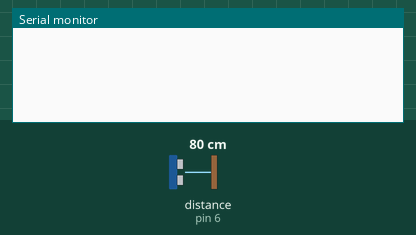
This sketch was run on a simulated Arduino Uno, built with avr-gcc and run on an emulated ATmega328P. Shown: the last lines printed to the serial monitor. The test bench sets the inputs (shaded band); at power-on: distance to the obstacle (sensor on pin 6) 80 cm. The echo pulse lasts 58.3 µs per cm; the local clock reads 2024-03-15 10:24:30 at power-on unless the sketch sets it.

Above: at 1.7 s.
1.8 s: distance to the obstacle (sensor on pin 6) set to 65 cm
3.3 s: distance to the obstacle (sensor on pin 6) set to 54 cm
At 3.42 s:
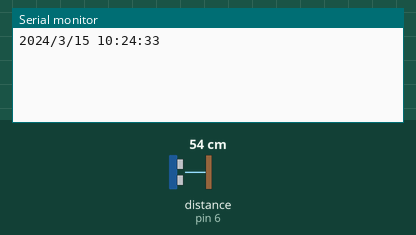
5.3 s: distance to the obstacle (sensor on pin 6) set to 4 cm
At 5.34 s:
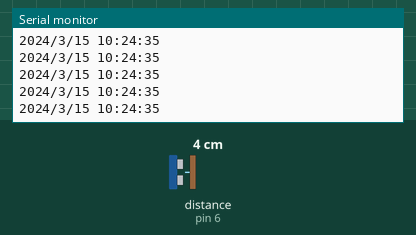
Timing chart, 0 to 8.3 s (numbered marks = the images above; inputs shaded):
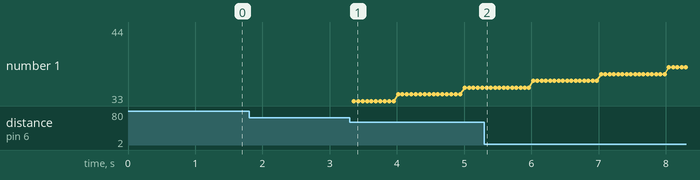

Measured:
- the behaviour switches between 60 and 59 cm on distance to the obstacle (sensor on pin 6) (found by bisection; images 0 and 1)
- after the input at 3.3 s, the serial monitor: prints a new line after 0.06 s (image 1)

The sketch:

hrsro4.ino
```cpp
#include <HCSR04.h>
#include <DS3231.h>
#include <Wire.h>

HCSR04 hc(5, 6); // initialisation class HCSR04 (trig pin , echo pin)
RTClib myRTC;

void setup()
{
  Serial.begin(57600);
  Wire.begin();
  delay(500);
}

void loop()
{
  if (hc.dist() < 60)
  {
    DateTime now = myRTC.now();
    Serial.print(now.year(), DEC);
    Serial.print('/');
    Serial.print(now.month(), DEC);
    Serial.print('/');
    Serial.print(now.day(), DEC);
    Serial.print(' ');
    Serial.print(now.hour(), DEC);
    Serial.print(':');
    Serial.print(now.minute(), DEC);
    Serial.print(':');
    Serial.print(now.second(), DEC);
    Serial.println();
  }
  //    Serial.println( hc.dist()); //return current distance (cm) in serial
  delay(60); // we suggest to use over 60ms measurement cycle, in order to prevent trigger signal to the echo signal.
}
```
